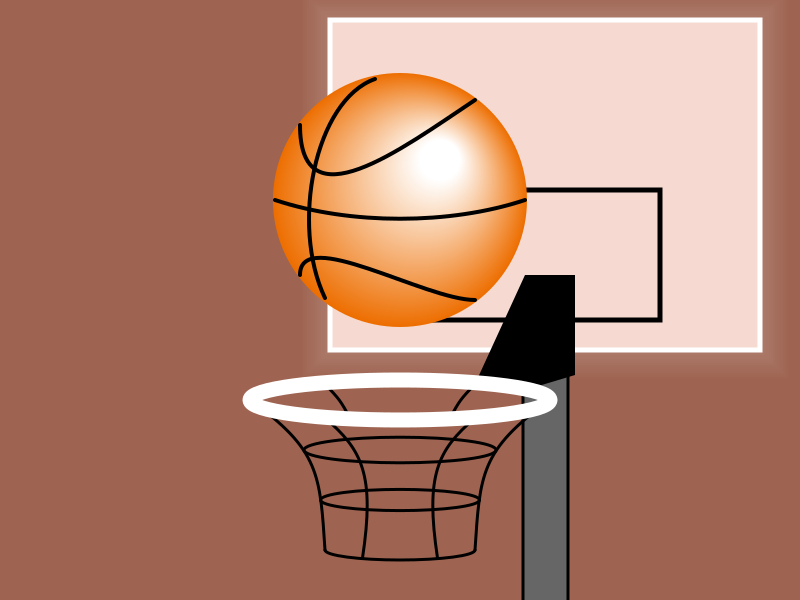

This figure's Python source:
import math
import cairo

WIDTH, HEIGHT = 800, 600
surface = cairo.ImageSurface(cairo.FORMAT_ARGB32, WIDTH, HEIGHT)
context = cairo.Context(surface)

def draw_background(ctx, color=(0, 0, 0)):
    ctx.set_source_rgb(*color)
    ctx.rectangle(0, 0, WIDTH, HEIGHT)
    ctx.fill()

def draw_hoop(ctx, center_x, center_y, width, height):
    ctx.save()
    ctx.translate(center_x, center_y)
    ctx.scale(width / 2, height / 2)
    ctx.arc(0, 0, 1, 0, 2 * math.pi)
    ctx.restore()
    ctx.set_line_width(15)
    ctx.set_source_rgb(1, 1, 1)
    ctx.stroke()

def draw_net_line1(ctx):
    ctx.set_line_width(3)
    ctx.set_source_rgb(0, 0, 0)
    ctx.move_to(250, 400)
    ctx.curve_to(320, 450, 320, 475, 325, 550)

def draw_net_line2(ctx):
    ctx.set_line_width(3)
    ctx.set_source_rgb(0, 0, 0)
    ctx.move_to(550, 400)
    ctx.curve_to(480, 450, 480, 475, 475, 550)
    ctx.set_line_cap(cairo.LINE_CAP_ROUND)
    ctx.stroke()

def draw_net_line3(ctx):
    ctx.set_line_width(3)
    ctx.set_source_rgb(0, 0, 0)
    ctx.move_to(325, 418)
    ctx.curve_to(362.5, 450, 375, 475, 362.5, 558)
    ctx.set_line_cap(cairo.LINE_CAP_ROUND)
    ctx.stroke()

def draw_net_line4(ctx):
    ctx.set_line_width(3)
    ctx.set_source_rgb(0, 0, 0)
    ctx.move_to(475, 418)
    ctx.curve_to(437.5, 450, 425, 475, 437.5, 558)
    ctx.set_line_cap(cairo.LINE_CAP_ROUND)
    ctx.stroke()

def draw_net_line5(ctx):
    ctx.set_line_width(3)
    ctx.set_source_rgb(0, 0, 0)
    ctx.move_to(325, 384)
    ctx.curve_to(340, 400, 340, 400, 350, 418)
    ctx.set_line_cap(cairo.LINE_CAP_ROUND)
    ctx.stroke()

def draw_net_line6(ctx):
    ctx.set_line_width(3)
    ctx.set_source_rgb(0, 0, 0)
    ctx.move_to(475, 384)
    ctx.curve_to(460, 400, 460, 400, 450, 418)
    ctx.set_line_cap(cairo.LINE_CAP_ROUND)
    ctx.stroke()

def draw_hoop2(ctx, center_x, center_y, width, height):
    ctx.save()
    ctx.translate(center_x, center_y)
    ctx.scale(width / 2, height / 2)
    ctx.set_line_width(2)
    ctx.set_source_rgb(0, 1, 0)
    ctx.arc(0, 0, 0.5, 0, 1 * math.pi)
    ctx.restore()
    ctx.set_line_width(3)
    ctx.set_source_rgb(0, 0, 0)
    ctx.stroke()

def draw_hoop3(ctx, center_x, center_y, width, height):
    ctx.save()
    ctx.translate(center_x, center_y)
    ctx.scale(width / 2, height / 2)
    ctx.set_line_width(2)
    ctx.set_source_rgb(0, 0, 0)
    ctx.arc(0, 0, 0.53, 0, 2 * math.pi)
    ctx.restore()
    ctx.set_line_width(3)
    ctx.set_source_rgb(0, 0, 0)
    ctx.stroke()

def draw_hoop4(ctx, center_x, center_y, width, height):
    ctx.save()
    ctx.translate(center_x, center_y)
    ctx.scale(width / 2, height / 2)
    ctx.set_source_rgb(0, 0, 0)
    ctx.arc(0, 0, 0.64, 0, 2 * math.pi)
    ctx.restore()
    ctx.set_line_width(3)
    ctx.set_source_rgb(0, 0, 0)
    ctx.stroke()

def draw_backboard(ctx, x, y, width, height, color=(0.961, 0.855, 0.820)):
    ctx.set_source_rgb(*color)
    ctx.rectangle(x, y, width, height)
    ctx.fill()

    glow_strength = 15
    glow_width = 2

    for i in range(glow_strength):
        opacity = (glow_strength - i) / glow_strength * 0.15
        ctx.set_source_rgba(1, 1, 1, opacity)
        ctx.rectangle(x - i * glow_width, y - i * glow_width, width + 2 * i * glow_width, height + 2 * i * glow_width)
        ctx.set_line_width(2)
        ctx.stroke()

    ctx.set_line_width(5)
    ctx.set_source_rgb(1, 1, 1)
    ctx.rectangle(x, y, width, height)
    ctx.stroke()

def draw_inner_rectangle(ctx, x, y, width, height, color=(0.4, 0.4, 0.4)):
    ctx.set_source_rgb(*color)
    ctx.rectangle(x, y, width, height)
    ctx.stroke()

    ctx.set_line_width(5)
    ctx.set_source_rgb(0, 0, 0)
    ctx.rectangle(x, y, width, height)
    ctx.stroke()

def draw_curve(ctx, start, control1, control2, end):
    ctx.set_line_width(4)
    ctx.set_source_rgb(0, 0, 0)
    ctx.move_to(*start)
    ctx.curve_to(*control1, *control2, *end)
    ctx.set_line_cap(cairo.LINE_CAP_ROUND)
    ctx.stroke()

def draw_curve1(ctx):
    ctx.set_line_width(4)
    ctx.set_source_rgb(0, 0, 0)
    ctx.move_to(375, 79)
    ctx.curve_to(315, 100, 290, 225, 325, 298)
    ctx.set_line_cap(cairo.LINE_CAP_ROUND)
    ctx.stroke()

def draw_curve2(ctx):
    ctx.set_line_width(4)
    ctx.set_source_rgb(0, 0, 0)
    ctx.move_to(275, 200)
    ctx.curve_to(350, 225, 450, 225, 525, 200)
    ctx.set_line_cap(cairo.LINE_CAP_ROUND)
    ctx.stroke()

def draw_curve3(ctx):
    ctx.set_line_width(4)
    ctx.set_source_rgb(0, 0, 0)
    ctx.move_to(300, 125)
    ctx.curve_to(300, 225, 400, 150, 475, 100)
    ctx.set_line_cap(cairo.LINE_CAP_ROUND)
    ctx.stroke()

def draw_curve4(ctx):
    ctx.set_line_width(4)
    ctx.set_source_rgb(0, 0, 0)
    ctx.move_to(300, 275)
    ctx.curve_to(300, 225, 425, 300, 475, 300)
    ctx.set_line_cap(cairo.LINE_CAP_ROUND)
    ctx.stroke()


def draw_stand(ctx, x, y, width, height, fill_color=(0.961, 0.855, 0.820), border_color=(0, 0, 0), border_width=3):
    ctx.set_source_rgb(*fill_color)
    ctx.rectangle(x - width // 2, y, width, height)
    ctx.fill()

    ctx.set_source_rgb(*border_color)
    ctx.set_line_width(border_width)
    ctx.rectangle(x - width // 2, y, width, height)
    ctx.stroke()

def draw_connector(ctx, width=5, color=(0, 0, 0)):
    ctx.set_line_width(width)
    ctx.set_source_rgb(*color)
    ctx.move_to(525, 275)
    ctx.line_to(475, 384)
    ctx.line_to(525, 390)
    ctx.line_to(575, 275)
    ctx.close_path()
    ctx.move_to(575, 275)
    ctx.line_to(575, 375)
    ctx.line_to(525, 390)
    ctx.fill()

def draw_sphere(ctx, center_x, center_y, radius):
    gradient = cairo.RadialGradient(center_x + 40, center_y - 40, 20, center_x, center_y, radius)
    gradient.add_color_stop_rgb(0, 1, 1, 1)
    gradient.add_color_stop_rgb(1, 0.93, 0.43, 0.0)

    ctx.set_source(gradient)
    ctx.arc(center_x, center_y, radius, 0, 2 * math.pi)
    ctx.fill()

context.set_source_rgb(1, 1, 1)
context.paint()

draw_background(context, color=(0.620, 0.392, 0.317))

ball_center_x = WIDTH // 2
ball_center_y = HEIGHT // 2 - 100


backboard_x = ball_center_x - 70
backboard_y = ball_center_y - 180
backboard_width = 430
backboard_height = 330

stand_x = backboard_x + backboard_width // 2
stand_y = backboard_y + backboard_height
stand_width = 45
stand_height = 300

backboard_x = ball_center_x - 70
backboard_y = ball_center_y - 180
backboard_width = 430
backboard_height = 330

inner_rectangle_x = backboard_x - -100
inner_rectangle_y = backboard_y - -170
inner_rectangle_width = 230
inner_rectangle_height = 130

connector_start_x = ball_center_x + 140
connector_start_y = backboard_y + backboard_height
connector_end_x = ball_center_x + 140
connector_end_y = ball_center_y + 118


draw_backboard(context, backboard_x, backboard_y, backboard_width, backboard_height)
draw_stand(context, stand_x, stand_y, stand_width, stand_height, fill_color=(0.4, 0.4, 0.4), border_color=(0, 0, 0), border_width=3)
draw_inner_rectangle(context, inner_rectangle_x, inner_rectangle_y, inner_rectangle_width, inner_rectangle_height)
draw_connector(context, width=5, color=(0, 0, 0))

draw_sphere(context, ball_center_x, ball_center_y, 127)
draw_net_line1(context)
draw_net_line2(context)
draw_net_line3(context)
draw_net_line4(context)
draw_net_line5(context)
draw_net_line6(context)
draw_curve1(context)
draw_curve2(context)
draw_curve3(context)
draw_curve4(context)

draw_hoop(context, ball_center_x, ball_center_y + 200, 300, 40)
draw_hoop2(context, ball_center_x, ball_center_y + 350, 300, 40)
draw_hoop3(context, ball_center_x, ball_center_y + 300, 300, 40)
draw_hoop4(context, ball_center_x, ball_center_y + 250, 300, 40)

surface.write_to_png("basketball.png")
print("Basketball with light reflection image created!")
